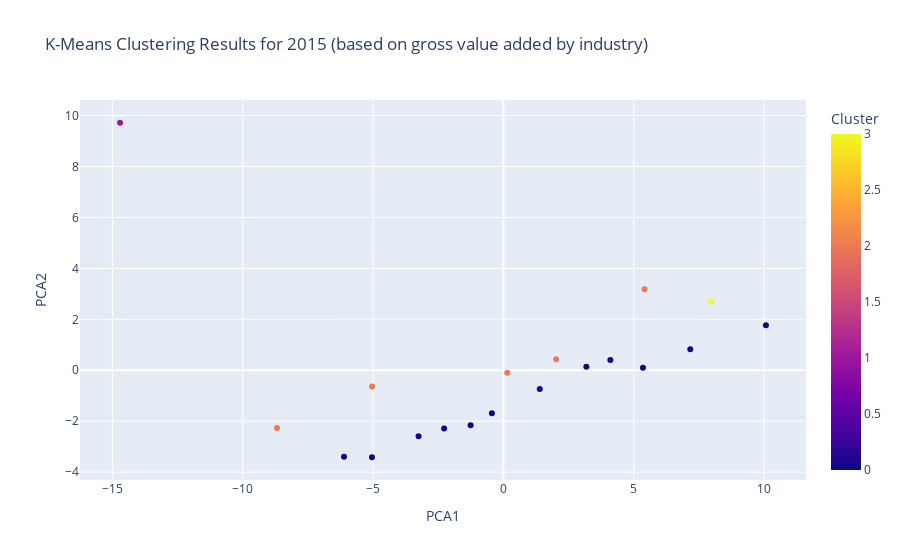

Notebook code for this chart:
### Code cell
# for each year, cluster regions based on industries, setting 5 clusters

clusters_df = pd.DataFrame(columns=[])

for year in industry_df["Year"].unique(): 
    year_data = industry_df[industry_df["Year"] == year]
    year_data_scaled = scaler.fit_transform(year_data.drop(columns=["Region", "Year"]))
    year_data_scaled_df = pd.DataFrame(year_data_scaled, columns=year_data.drop(columns=["Region", "Year"]).columns)
    
    """elbow_method(year_data_scaled_df, 15)
    silhouette_method(economic_factors, 15)"""

    clustered_year_data, kmeans_model = kmeans_clustering(year_data_scaled_df, n_clusters=4)
    clustered_year_data["Region"] = year_data["Region"].values
    clustered_year_data["Year"] = year
    
    # visualize clusters in PCA space
    pca = PCA(n_components=2)
    pca_result = pca.fit_transform(year_data_scaled_df)
    year_data_scaled_df["PCA1"] = pca_result[:, 0]
    year_data_scaled_df["PCA2"] = pca_result[:, 1]
    year_data_scaled_df["Cluster"] = clustered_year_data["Cluster"].values  # ensure cluster info is present

    # make dataframe with years as columns, region as row, and cluster as value, updating clusters_df with each year
    cluster_pivot = year_data_scaled_df.pivot_table(index="Region", columns="Year", values="Cluster")
    clusters_df = pd.concat([clusters_df, cluster_pivot], axis=1)

    # Add Region and Year from year_data for hover info
    year_data_scaled_df["Region"] = year_data["Region"].values
    year_data_scaled_df["Year"] = year

    fig = px.scatter(
        year_data_scaled_df,
        x="PCA1",
        y="PCA2",
        color="Cluster",
        hover_data=["PCA1", "PCA2", "Region", "Year"],
        title=f"K-Means Clustering Results for {year} (based on gross value added by industry)"
    )
    fig.show()

### Figure 1 — Plotly figure (JSON) as saved in the notebook; plotly's stock layout.template omitted (floating-point values rounded to 4 significant figures)
{"data": [{"customdata": [["01", 2015], ["02", 2015], ["04", 2015], ["05", 2015], ["06", 2015], ["07", 2015], ["08", 2015], ["09", 2015], ["10", 2015], ["11", 2015], ["12", 2015], ["13", 2015], ["14", 2015], ["15", 2015], ["16", 2015], ["17", 2015], ["18", 2015], ["19", 2015], ["21", 2015]], "hovertemplate": "PCA1=%{x}<br>PCA2=%{y}<br>Region=%{customdata[0]}<br>Year=%{customdata[1]}<br>Cluster=%{marker.color}<extra></extra>", "legendgroup": "", "marker": {"color": [1, 2, 0, 0, 2, 0, 0, 0, 0, 2, 0, 2, 0, 0, 0, 2, 0, 3, 0], "coloraxis": "coloraxis", "symbol": "circle"}, "mode": "markers", "name": "", "orientation": "v", "showlegend": false, "type": "scatter", "x": [-14.7, -8.686, -6.113, -5.042, -5.038, -3.254, -2.275, -1.258, -0.4424, 0.1483, 1.394, 2.02, 3.181, 4.101, 5.352, 5.413, 7.168, 7.966, 10.07], "xaxis": "x", "y": [9.715, -2.265, -3.398, -3.415, -0.6362, -2.59, -2.287, -2.155, -1.685, -0.09478, -0.737, 0.4319, 0.1384, 0.4061, 0.1029, 3.176, 0.8245, 2.696, 1.772], "yaxis": "y"}], "layout": {"coloraxis": {"colorbar": {"title": {"text": "Cluster"}}, "colorscale": [[0, "#0d0887"], [0.1111, "#46039f"], [0.2222, "#7201a8"], [0.3333, "#9c179e"], [0.4444, "#bd3786"], [0.5556, "#d8576b"], [0.6667, "#ed7953"], [0.7778, "#fb9f3a"], [0.8889, "#fdca26"], [1, "#f0f921"]]}, "legend": {"tracegroupgap": 0}, "title": {"text": "K-Means Clustering Results for 2015 (based on gross value added by industry)"}, "xaxis": {"anchor": "y", "domain": [0, 1], "title": {"text": "PCA1"}}, "yaxis": {"anchor": "x", "domain": [0, 1], "title": {"text": "PCA2"}}}}
